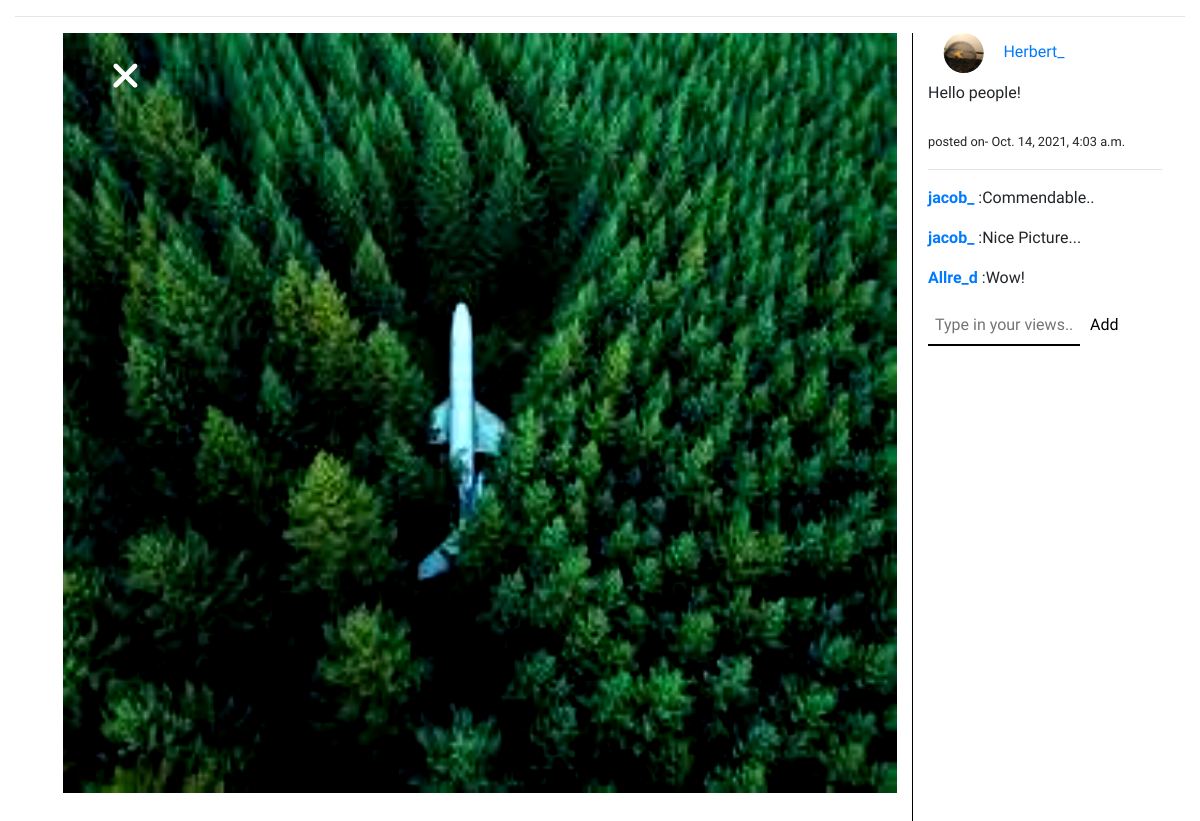
Page /social/addcommentspecific22 on the committed database.
### Social/models.py (models this page shows, shortened)
class Post(models.Model):
	caption=models.CharField(max_length=2000)
	image=models.ImageField(blank=True,upload_to='images/')
	time=models.DateTimeField()
	profile=models.ForeignKey(Profile,on_delete=models.CASCADE)
	comments=models.ManyToManyField('Comment',blank=True)
	filterNum=models.IntegerField(blank=True,null=True)
	likes=models.IntegerField(blank=True,null=True,default=0)
	pLiked=models.ManyToManyField(User,null=True,blank=True)

class Profile(models.Model):
	pimage=models.ImageField(blank=True,null=True,default='user.png',upload_to='images/')
	user=models.OneToOneField(User,on_delete=models.CASCADE)
	bio=models.CharField(max_length=200)
	followers=models.ManyToManyField('self',null=True,blank=True,related_name='f1',symmetrical=False)
	following=models.ManyToManyField('self',null=True,blank=True,related_name='f2',symmetrical=False)

class Comment(models.Model):
	user=models.ForeignKey(User,on_delete=models.CASCADE, blank=True,null=True)
	comment=models.CharField(max_length=100)
	time=models.DateTimeField(auto_now_add=True)

### Social/views.py (the view, shortened to what this page needs)
# urls.py: path('addcommentspecific<pk>',views.add_comment_specific,name='add_comment_specific'),
def add_comment_specific(request,pk):
	post=Post.objects.get(pk=pk)
	return render(request,'comments.html',{'post':post})

### Social/templates/comments.html (shortened to what this page needs)
{% extends 'base.html'%}
{% block content%}
<div class='container-fluid'>
	<hr>
	<div class='pl-5 row'>
		<div class='col-sm-9 d-flex justify-content-center'>
			<a class='clickable' href="{% url 'Social:index'%}#{{post.pk}}"><br ><small><i class="fas fa-times fa-3x fix pl-5"></i></small></a>
			{% if post.filterNum == 6 %}<img style="filter:contrast(150%)" class='img1' src="{{post.image.url}}" alt='problem'>{% endif%}
		</div>
		<div class='col-sm-3'>
			<div class='row'>
				<div class='col-sm-11 comments'>
					<h6> <img src='{{post.profile.pimage.url}}'
						class='round' alt='problem' height="40px" weight='40px'> <a href="">{{post.profile.user.username}}</a>
					</h6>
					<p class=''> {{post.caption}} <br><br><small>posted on-  {{post.time}}</small> </p>
					<hr>
					{% if post.comments%}
						{% for comment in post.comments.all reversed%}
						<p><b><a href='#'>{{comment.user}}</a></b>
						:{{comment.comment}}</p>
						{% endfor%}
					{% endif%}
					<div class=''>
							<form method="POST" action="{% url 'Social:add_comment_specific' pk=post.pk %}">
								<input class='inputcomment' type="text" name="comment" placeholder="Type in your views..">
								<button class='commentbutton' type="submit">Add</button>
							</form>
					</div>
				</div>
			</div>
		</div>
	</div>
</div>
{% endblock%}

### Social/templates/base.html (style rules this page uses)
body { font-family: 'ABeeZee', sans-serif; }

### Social/templates/comments.html (style rules this page uses)
.round { clip-path: circle(); }
.img1 { height:95vh; max-width: 100%; }
.fix { position:fixed; z-index: 1; color: white; }
input { width: 65%; border: none; border-bottom: 2px solid black; padding: 7px; }
button { background-color: Transparent; background-repeat:no-repeat; border: none; cursor:pointer; overflow: hidden; outline:none; }
.clickable { cursor: pointer; }

### rows in the picture
Post: image (picture), profile.pimage (picture), profile.user.username "Herbert_", caption "Hello people!", time "Oct. 14, 2021, 4:03 a.m."
Comment: user "jacob_", comment "Commendable.."
Comment: user "jacob_", comment "Nice Picture..."
Comment: user "Allre_d", comment "Wow!"
